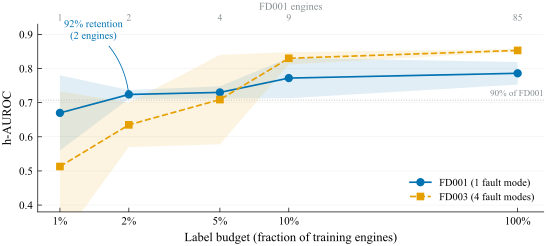

Write the Python code that produced this figure.
#!/usr/bin/env python3
"""
FIGURE: Label efficiency on C-MAPSS FD001 and FD003 (v31 surface-based h-AUROC).

Caption: "Label efficiency on C-MAPSS lifecycle datasets. FD001 retains 92% of
full-label h-AUROC with just 2 training engines (2% of 85). FD003 degrades faster
due to its 4 distinct fault modes requiring more representative engines.
Shaded: +/-1 std over 3 seeds."

v31 data: 3 seeds per cell, h-AUROC from probability surface evaluation.
"""

# FIGURE DESIGN
# Message: "FAM retains 92% of full-label performance with only 2% of labels"
# Type: Line plot with error bands, two series
# Layout: Single panel, log-scale x-axis, 5 tick positions
# Colors: FD001=blue (#0072B2), FD003=orange (#E69F00) -- Okabe-Ito
# Annotations: Arrow at FD001 2% point ("92% retention, 2 engines")
#              90% retention threshold line for FD001
#              Top axis showing engine counts for FD001
# Size: NeurIPS single column (5.5in wide, ~2.5in tall)

import matplotlib
matplotlib.use("Agg")
import matplotlib.pyplot as plt
import matplotlib.ticker as mticker
import numpy as np
from pathlib import Path

# --- Okabe-Ito colorblind-safe palette ---
C = {
    "blue":     "#0072B2",
    "orange":   "#E69F00",
    "gray":     "#878F92",
    "gray_lt":  "#C0C0C0",
    "dark":     "#122128",
}

plt.rcParams.update({
    "font.family": "serif",
    "font.serif": ["Times New Roman", "DejaVu Serif"],
    "font.size": 8,
    "mathtext.fontset": "cm",
    "pdf.fonttype": 42,
    "ps.fonttype": 42,
    "axes.labelsize": 9,
    "axes.linewidth": 0.5,
    "axes.spines.top": False,
    "axes.spines.right": False,
    "xtick.labelsize": 8,
    "ytick.labelsize": 8,
    "xtick.direction": "in",
    "ytick.direction": "in",
    "xtick.major.size": 3,
    "ytick.major.size": 3,
    "xtick.major.width": 0.5,
    "ytick.major.width": 0.5,
    "lines.linewidth": 1.2,
    "lines.markersize": 5,
    "legend.fontsize": 7.5,
    "legend.frameon": False,
    "legend.handlelength": 2.0,
    "figure.dpi": 150,
    "figure.constrained_layout.use": True,
    "savefig.dpi": 300,
    "savefig.bbox": "tight",
    "savefig.pad_inches": 0.02,
    "savefig.format": "pdf",
})

# --- Data (v31, 3 seeds, h-AUROC) ---
budgets_pct = np.array([1, 2, 5, 10, 100])

# FD001 (85 training engines)
fd001_mean = np.array([0.670, 0.724, 0.730, 0.772, 0.786])
fd001_std  = np.array([0.110, 0.013, 0.018, 0.059, 0.033])
fd001_engines = [1, 2, 4, 9, 85]  # actual engine counts

# FD003 (100 training engines)
fd003_mean = np.array([0.513, 0.635, 0.709, 0.830, 0.853])
fd003_std  = np.array([0.220, 0.065, 0.131, 0.018, 0.004])

# 90% retention threshold for FD001
fd001_90pct = 0.786 * 0.90  # = 0.7074

# --- Figure ---
fig, ax = plt.subplots(figsize=(5.5, 2.5))

# Error bands
ax.fill_between(budgets_pct, fd001_mean - fd001_std, fd001_mean + fd001_std,
                color=C["blue"], alpha=0.12, zorder=1, linewidth=0)
ax.fill_between(budgets_pct, fd003_mean - fd003_std, fd003_mean + fd003_std,
                color=C["orange"], alpha=0.12, zorder=1, linewidth=0)

# Lines
ax.plot(budgets_pct, fd001_mean, color=C["blue"], linestyle="-", marker="o",
        markersize=5, linewidth=1.2, zorder=4, label="FD001 (1 fault mode)")
ax.plot(budgets_pct, fd003_mean, color=C["orange"], linestyle="--", marker="s",
        markersize=4.5, linewidth=1.2, zorder=4, label="FD003 (4 fault modes)")

# 90% retention threshold
ax.axhline(fd001_90pct, color=C["gray_lt"], linestyle=":", linewidth=0.7, zorder=2)
ax.text(130, fd001_90pct + 0.006, "90% of FD001",
        fontsize=6.5, color=C["gray"], va="bottom", ha="right")

# Annotation: FD001 at 2%
ax.annotate(
    "92% retention\n(2 engines)",
    xy=(2, 0.724), xytext=(1.4, 0.88),
    fontsize=7.5, color=C["blue"], ha="center", va="bottom",
    arrowprops=dict(arrowstyle="->, head_width=0.12, head_length=0.08",
                    lw=0.6, color=C["blue"],
                    connectionstyle="arc3,rad=-0.2"),
)

# X-axis: log scale with specific ticks
ax.set_xscale("log")
ax.set_xticks(budgets_pct)
ax.set_xticklabels(["1%", "2%", "5%", "10%", "100%"])
ax.xaxis.set_minor_locator(mticker.NullLocator())
ax.xaxis.set_minor_formatter(mticker.NullFormatter())
ax.xaxis.set_major_formatter(mticker.FixedFormatter(["1%", "2%", "5%", "10%", "100%"]))

ax.set_xlabel("Label budget (fraction of training engines)")
ax.set_ylabel("h-AUROC")
ax.set_ylim(0.38, 0.93)
ax.set_xlim(0.8, 130)

# Light horizontal grid
ax.yaxis.grid(True, alpha=0.25, linewidth=0.4, color=C["gray_lt"])
ax.set_axisbelow(True)

# Legend
ax.legend(loc="lower right", borderpad=0.4, labelspacing=0.4)

# Secondary x-axis (top) for engine counts
ax2 = ax.twiny()
ax2.set_xscale("log")
ax2.set_xlim(ax.get_xlim())
ax2.set_xticks(budgets_pct)
ax2.set_xticklabels([f"{e}" for e in fd001_engines], fontsize=7, color=C["gray"])
ax2.tick_params(axis="x", which="both", length=0, pad=1)  # no tick marks
ax2.xaxis.set_minor_locator(mticker.NullLocator())  # kill minor ticks
ax2.spines["top"].set_visible(False)
ax2.spines["right"].set_visible(False)
ax2.spines["left"].set_visible(False)
ax2.spines["bottom"].set_visible(False)
ax2.set_xlabel("FD001 engines", fontsize=7.5, color=C["gray"], labelpad=3)

# --- Save ---
out = Path(__file__).resolve().parent / "fig_label_efficiency_v31.pdf"
fig.savefig(out)
plt.close(fig)
print(f"Saved {out}")
